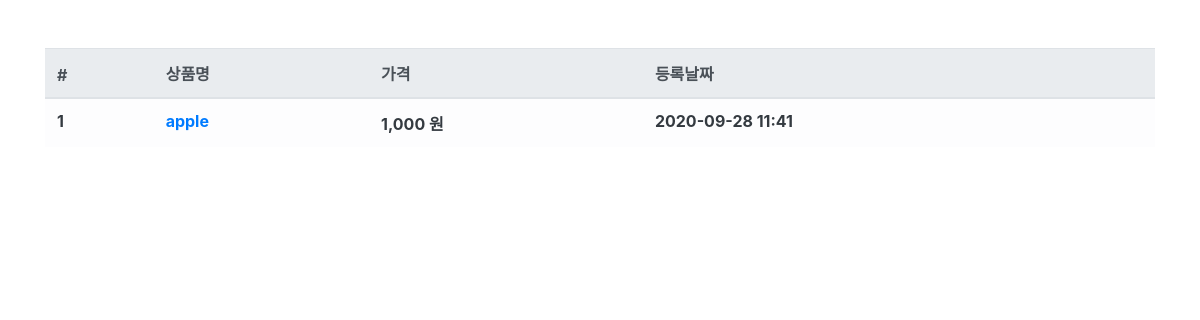
The app's page /product/, older data.
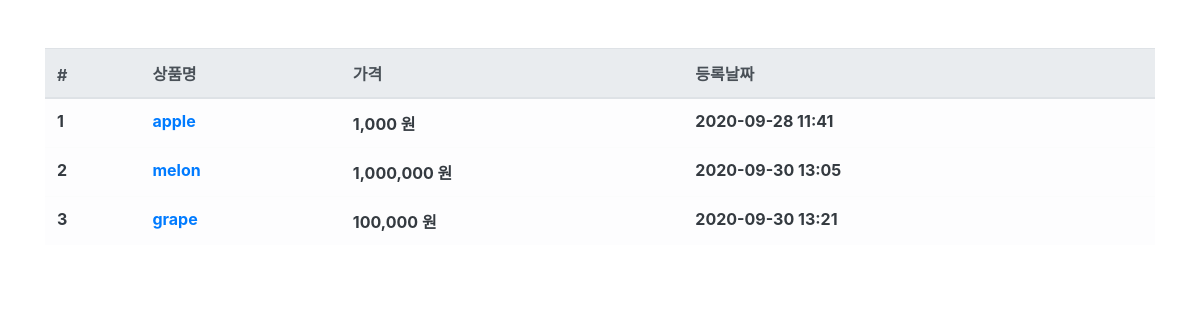
The same page, newer data.
### product/models.py (models this page shows, shortened)
class Product(models.Model):
    name = models.CharField(max_length=256, verbose_name='상품명')
    price = models.IntegerField(verbose_name='상품가격')
    description = models.TextField(verbose_name='상품설명')
    stock = models.IntegerField(verbose_name='재고')
    register_date = models.DateTimeField(auto_now_add=True, verbose_name='등록날짜')
    class Meta:
        db_table = 'product'
        verbose_name = '제품'
        verbose_name_plural = '제품'

### product/views.py (the view)
# urls.py: path('product/', ProductList.as_view()),
class ProductList(ListView):
    model = Product
    template_name = 'product.html' #template 지정
    context_object_name = 'product_list' #object_list 지정

### product/templates/product.html
{% extends "base.html" %}
{% load humanize %}
{% block contents %}
<div class="row mt-5">
    <div class="col-12">
        <table class="table table-light">
            <thead class="thead-light">
                <tr>
                    <th scope="col">#</th>
                    <th scope="col">상품명</th>
                    <th scope="col">가격</th>
                    <th scope="col">등록날짜</th>
                </tr>
            </thead>
            <tbody class="text-dark">
                {% for product in product_list %}
                <tr>
                    <th scope="row">{{ product.id }}</th>
                    <th><a href="/product/{{ product.id }}">{{ product.name }}</a></th>
                    <th>{{ product.price|intcomma }} 원</th>
                    <th>{{ product.register_date|date:'Y-m-d H:i' }}</th>
                </tr>
                {% endfor %}
            </tbody>
        </table>
    </div>
</div>
{% endblock %}

### user/templates/base.html (shortened to what this page needs)
<html>
    <head>
        <link rel="stylesheet" href="https://stackpath.bootstrapcdn.com/bootstrap/4.5.2/css/bootstrap.min.css"
>
    </head>
    <body>
        <div class="container">
            {% block contents %}
            {% endblock %}
        </div>
    </body>
</html>

Row changes from the older to the newer data that the page shows:
added Product: id "2", name "melon", price "1,000,000", register_date "2020-09-30 13:05"
added Product: id "3", name "grape", price "100,000", register_date "2020-09-30 13:21"
